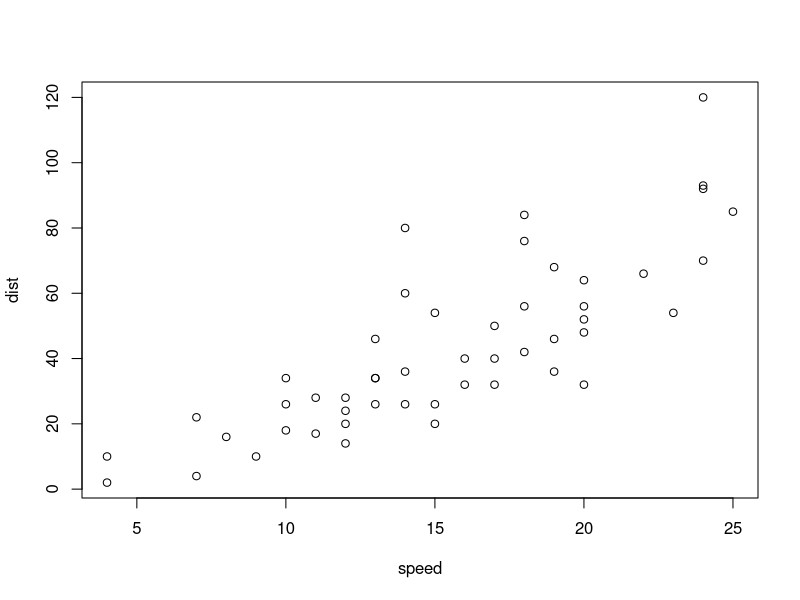
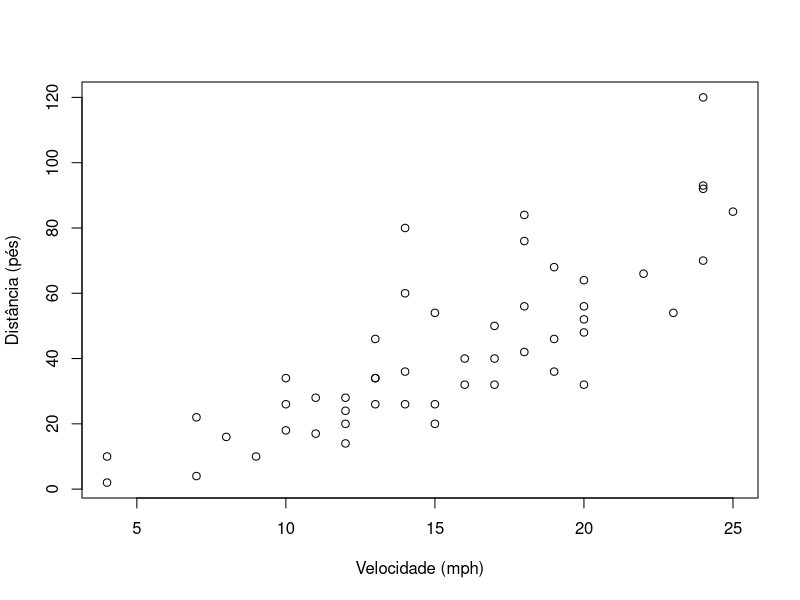
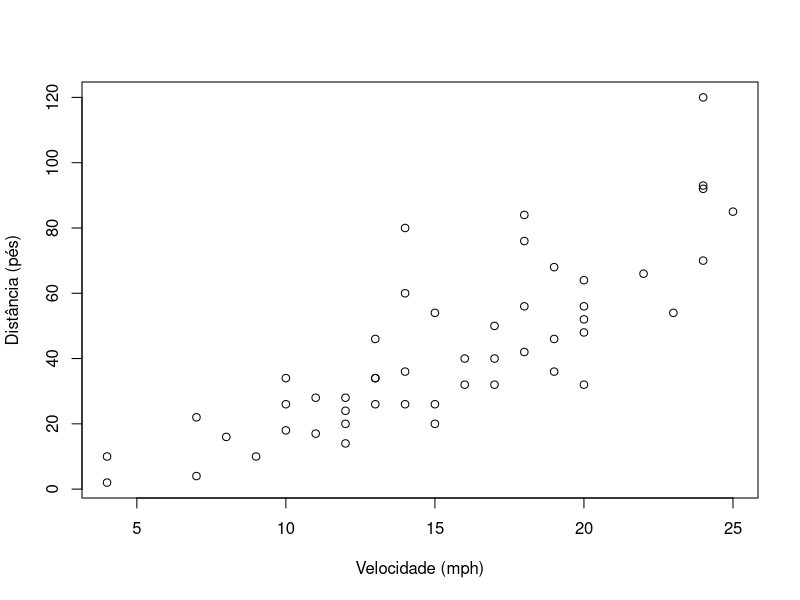
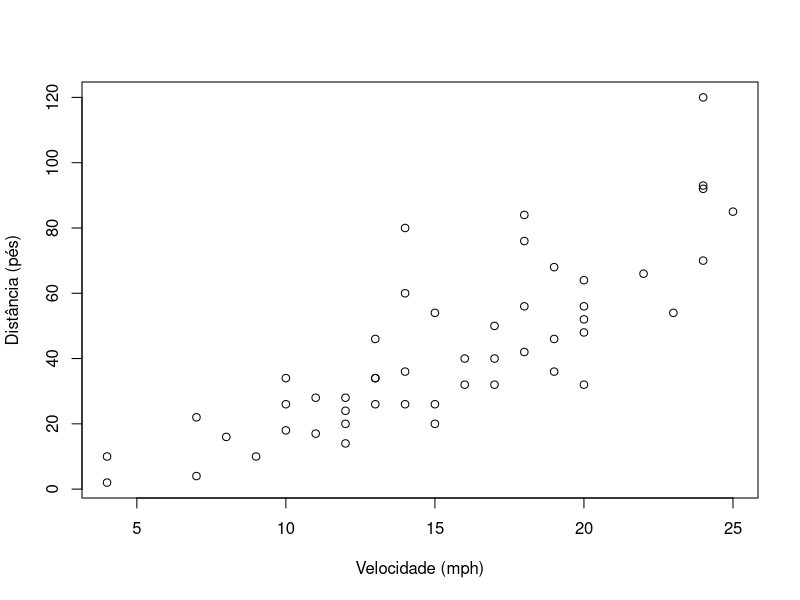
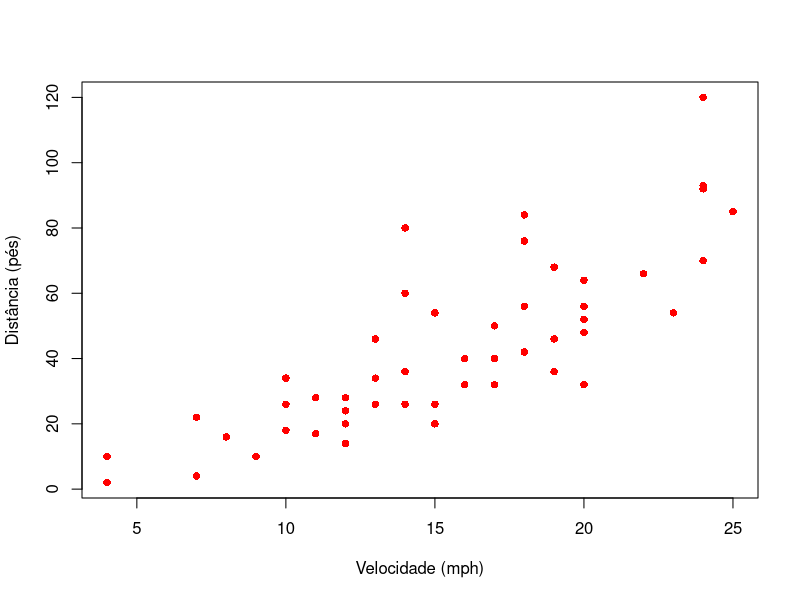
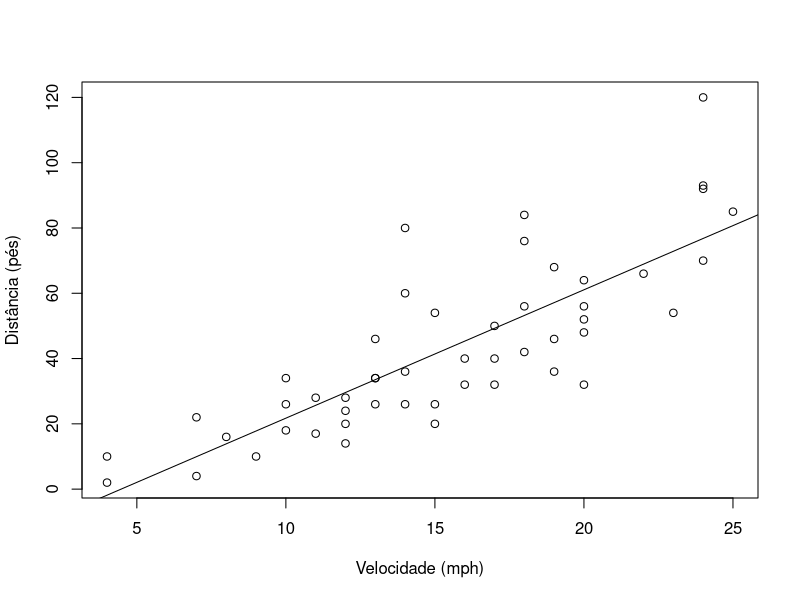
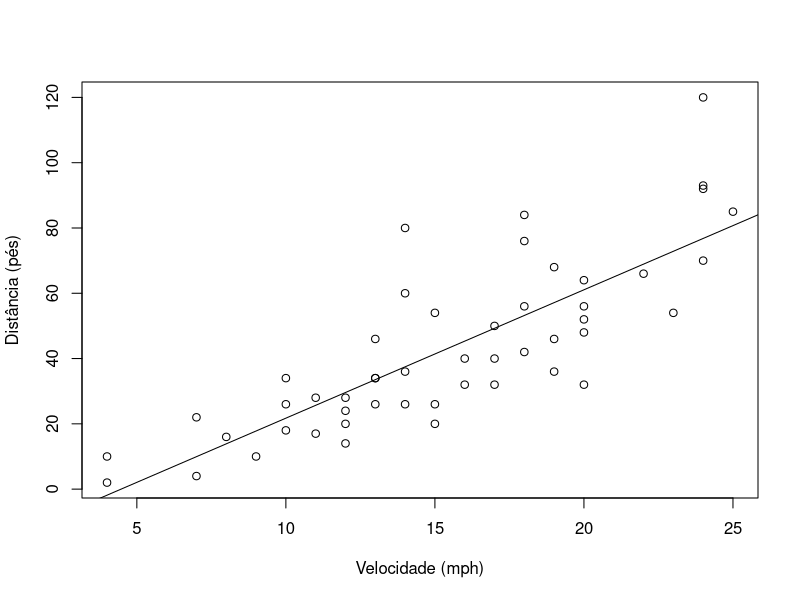
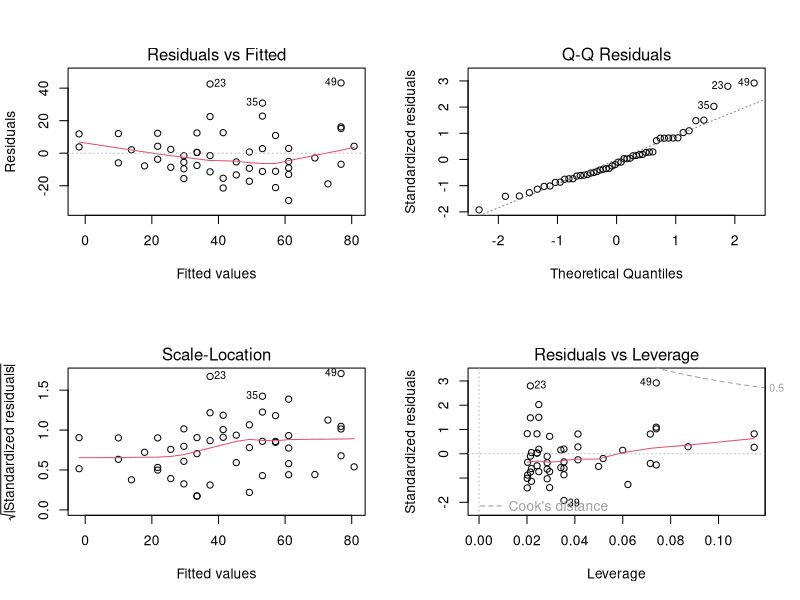

The R source for these figures, in order:
## ---- chunk 1
knitr::opts_chunk$set(echo = TRUE, tidy=FALSE)
tidy.opts=list(blank=FALSE, width.cutoff=60)
## ---- chunk 2
cars
## ---- chunk 3
summary(cars)
## ---- chunk 4
plot(dist ~ speed, data=cars)
## ---- chunk 5
plot(dist ~ speed, data=cars, xlab="Velocidade (mph)", ylab="Distância (pés)")
## ---- chunk 6
plot(dist ~ speed, data=cars, xlab="Velocidade (mph)", ylab="Distância (pés)")
## ---- chunk 7
plot(dist ~ speed, data=cars, xlab="Velocidade (mph)", ylab="Distância (pés)")
## ---- chunk 8
plot(dist ~ speed, data=cars, xlab="Velocidade (mph)", ylab="Distância (pés)", col="red", pch=16)
## ---- chunk 9
ajuste <- lm(dist ~ speed, data=cars)
summary(ajuste)
## ---- chunk 10
library(knitr)
kable(summary(ajuste)$coefficients, format="latex")
## ---- chunk 11
lm_traducao <- function(ajuste){
  traducao <- summary(ajuste)$coefficients
  colnames(traducao) <- c("Estimativa", "Erro Padrão", "t", "p-valor")
  rownames(traducao) <- c("Intercepto", "Velocidade")
  return(traducao)
}

lm_traducao(ajuste)
## ---- chunk 12
library(kableExtra)
kable(lm_traducao(ajuste), format="latex", booktabs=TRUE,
      caption="Resultado do ajuste de um modelo linear 
      aos dados do pacote \\texttt{cars}.", digits=4) %>%
  kable_styling(latex_options="hold_position")
## ---- chunk 13
plot(dist ~ speed, data=cars, xlab="Velocidade (mph)", ylab="Distância (pés)")
abline(ajuste)
## ---- chunk 14
plot(dist ~ speed, data=cars, xlab="Velocidade (mph)", ylab="Distância (pés)")
abline(ajuste)
## ---- chunk 15
par(mfrow=c(2,2))
plot(ajuste)
